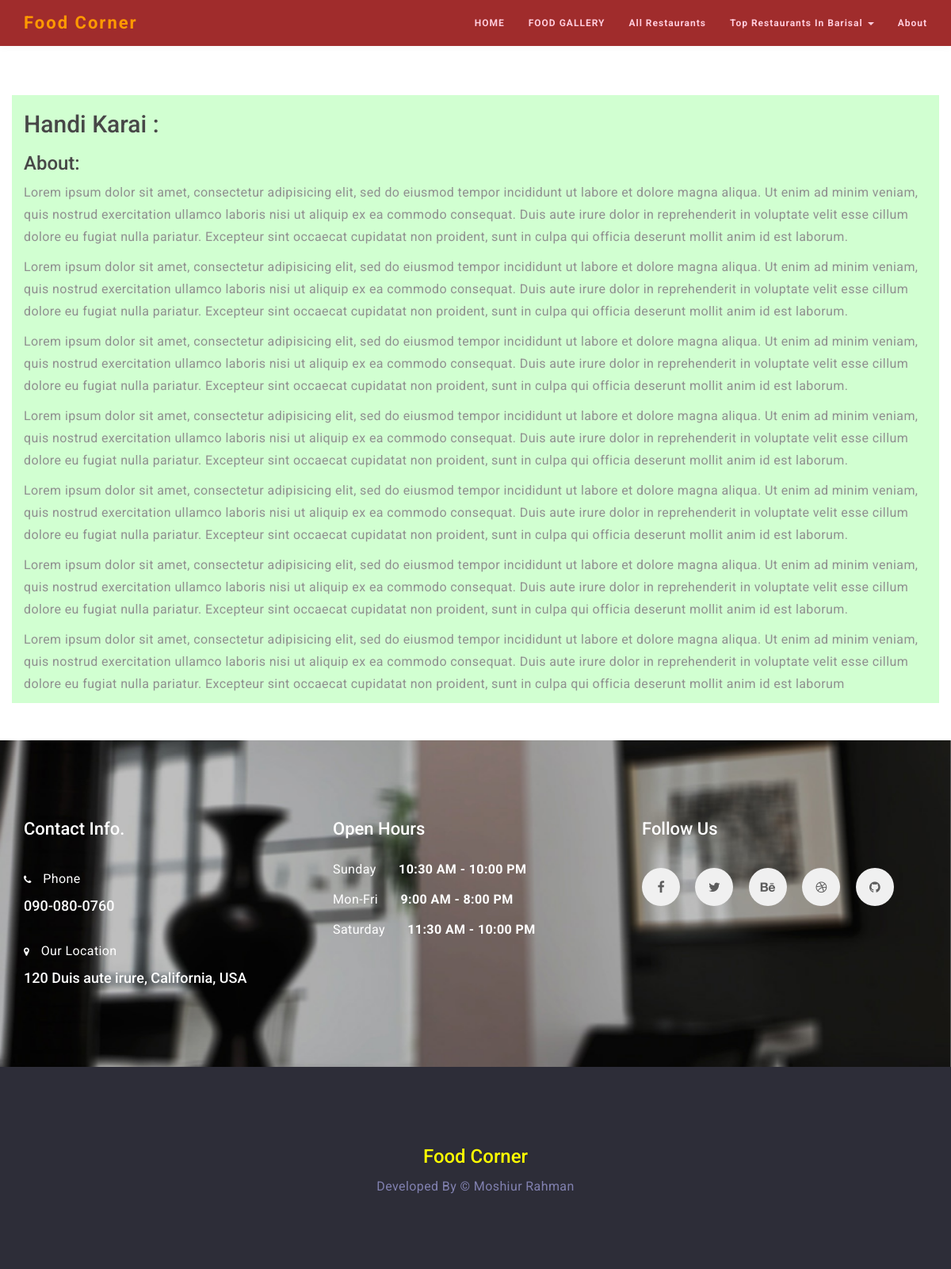
Page /all_restaurants.php on the committed database.
### tables this page shows
CREATE TABLE `restaurant` (
  `id` int(11) NOT NULL,
  `restaurant_name` varchar(255) NOT NULL,
  `description` text NOT NULL,
  `location` varchar(255) NOT NULL
);

### all_restaurants.php (the view, shortened to what this page needs)
<?php
include ('./admin/database_file.php');
$limit = 1;
$page = @$_GET['page'];
if ($page)
    $start = ($page - 1) * $limit;
else
    $start = 0;
$statement = $db->prepare("SELECT * FROM restaurant ORDER BY id DESC LIMIT $start, $limit");
$statement->execute();
$result = $statement->fetchAll(PDO::FETCH_ASSOC);
?>
<?php include_once './header.php'; ?>
<section id="all_restaurants container" class="parallax-section" style="margin-top: 10%">
    <?php
foreach ($result as $row) {
    ?>
    <div class="container widget">
        <h2><?php echo $row['restaurant_name']; ?> : </h2>
        <h3>About: </h3>
        <?php echo $row['description']; ?>
    </div>
    <?php
    }
    ?>
</section>
<?php
include_once './footer.php';
?>

### header.php (shortened to what this page needs)
<?php include ('admin/database_file.php'); ?>
<!DOCTYPE html>
<html lang="en">
    <head>
        <link rel="stylesheet" href="css/bootstrap.min.css">
        <link rel="stylesheet" href="css/animate.min.css">
        <link rel="stylesheet" href="css/font-awesome.min.css">
        <link rel="stylesheet" href="css/nivo-lightbox.css">
        <link rel="stylesheet" href="css/nivo_themes/default/default.css">
        <link rel="stylesheet" href="css/style.css">
    </head>
    <body>
        <section class="navbar navbar-default navbar-fixed-top" role="navigation">
            <div class="container">
                <div class="navbar-header">
                    <a href="./" class="navbar-brand">Food Corner</a>
                </div>
                <div class="collapse navbar-collapse">
                    <ul class="nav navbar-nav navbar-right">
                        <li><a href="./" class="smoothScroll">HOME</a></li>
                        <li><a href="gallery.php" class="smoothScroll">FOOD GALLERY</a></li>
                        <li><a href="all_restaurants.php" class="smoothScroll">All Restaurants</a></li>
                        <li class="dropdown">
                            <a class="dropdown-toggle" data-toggle="dropdown" href="#">Top Restaurants In Barisal
                                <span class="caret"></span></a>
                                <?php
                                $statement = $db->prepare("SELECT * FROM restaurant");
                                $statement->execute();
                                $result = $statement->fetchAll(PDO::FETCH_ASSOC);
                                    ?>
                        </li>
                        <li><a href="about.php" class="smoothScroll">About</a></li>
                    </ul>
                </div>
            </div>
        </section>

### footer.php (shortened to what this page needs)
<footer class="parallax-section">
    <div class="container">
        <div class="row">
            <div class="col-md-4 col-sm-4 wow fadeInUp" data-wow-delay="0.6s">
                <h2 class="heading">Contact Info.</h2>
                <div class="ph">
                    <p><i class="fa fa-phone"></i> Phone</p>
                    <h4>090-080-0760</h4>
                </div>
                <div class="address">
                    <p><i class="fa fa-map-marker"></i> Our Location</p>
                    <h4>120 Duis aute irure, California, USA</h4>
                </div>
            </div>
            <div class="col-md-4 col-sm-4 wow fadeInUp" data-wow-delay="0.6s">
                <h2 class="heading">Open Hours</h2>
                <p>Sunday <span>10:30 AM - 10:00 PM</span></p>
                <p>Mon-Fri <span>9:00 AM - 8:00 PM</span></p>
                <p>Saturday <span>11:30 AM - 10:00 PM</span></p>
            </div>
            <div class="col-md-4 col-sm-4 wow fadeInUp" data-wow-delay="0.6s">
                <h2 class="heading">Follow Us</h2>
                <ul class="social-icon">
                    <li><a href="https://web.facebook.com/moshiur.rahman006" class="fa fa-facebook wow bounceIn" data-wow-delay="0.3s"></a></li>
                    <li><a href="#" class="fa fa-twitter wow bounceIn" data-wow-delay="0.6s"></a></li>
                    <li><a href="#" class="fa fa-behance wow bounceIn" data-wow-delay="0.9s"></a></li>
                    <li><a href="#" class="fa fa-dribbble wow bounceIn" data-wow-delay="0.9s"></a></li>
                    <li><a href="#" class="fa fa-github wow bounceIn" data-wow-delay="0.9s"></a></li>
                </ul>
            </div>
        </div>
    </div>
</footer>
<section id="copyright">
    <div class="container">
        <div class="row">
            <div class="col-md-12 col-sm-12">
                <h3>Food Corner</h3>
                <p>Developed By © Moshiur Rahman
            </div>
        </div>
    </div>
</section>
</body>
</html>

### css/style.css (style rules this page uses)
body { background: #ffffff; font-family: 'Roboto', sans-serif; font-weight: 400; position: relative; }
.heading { font-size: 22px; font-weight: 500; }
p { color: #848484; font-weight: 400; font-size: 16px; letter-spacing: 0.4px; line-height: 28px; }
.parallax-section { background-attachment: fixed !important; background-size: cover !important; }
.navbar-default { background: #a02c2c; box-shadow: 0px 2px 8px 0px rgba(50, 50, 50, 0.04); border: none; margin-bottom: 0; color: #90d3d3; }
.navbar-brand, .navbar-nav li a { line-height: 28px; }
.navbar-default .navbar-brand { color: #ff9900; font-size: 22px; font-weight: bold; letter-spacing: 2px; }
.navbar-default .navbar-nav li a { font-size: 12px; letter-spacing: 1px; }
.navbar-default .navbar-nav>li>a { color: #ffccdc; font-weight: bold; }
footer { background: url('../images/footer-bg.jpg') 50% 0 repeat-y fixed; -webkit-background-size: cover; background-size: cover; background-position: center; color: #ffffff; padding-top: 80px; padding-bottom: 80px; }
footer h2 { padding-bottom: 14px; }
footer p { color: #ffffff; }
footer span { font-weight: bold; padding-left: 24px; }
footer .ph, footer .address { padding-top: 12px; padding-bottom: 12px; }
footer .fa { font-size: 12px; padding-right: 10px; }
.social-icon { padding: 0; }
.social-icon li { list-style: none; display: inline-block; padding: 0; }
.social-icon li a { background: #f0f0f0; border-radius: 50%; color: #5C5C5C; font-size: 16px; width: 48px; height: 48px; line-height: 48px; text-align: center; text-decoration: none; transition: all 0.4s ease-in-out; margin-top: 12px; margin-right: 16px; top: 0; position: relative; padding: 0; }
#copyright { background: #2d2d38; color: #FF0; padding-top: 80px; padding-bottom: 80px; text-align: center; }
#copyright p { color: #8181b0; }
.widget { background: #ccffcc; opacity: .9; margin-bottom:2px; }

### rows in the picture
restaurant: restaurant_name "Handi Karai", description "Lorem ipsum dolor sit amet, consectetur adipisicing elit, sed do eiusmod tempor incididunt ut labore et dolore magna aliqua. Ut enim ad minim veniam, quis nostrud exercitation ullamco laboris nisi ut aliquip ex ea commodo consequat. Duis aute irure dolor in reprehenderit in voluptate velit esse cillum dolore eu fugiat nulla pariatur. Excepteur sint occaecat cupidatat non proident, sunt in culpa qui officia deserunt mollit anim id est laborum. Lorem ipsum dolor sit amet, consectetur adipisicing elit, sed do eiusmod tempor incididunt ut labore et dolore magna aliqua. Ut enim ad minim veniam, quis nostrud exercitation ullamco laboris nisi ut aliquip ex ea commodo consequat. Duis aute irure…"
